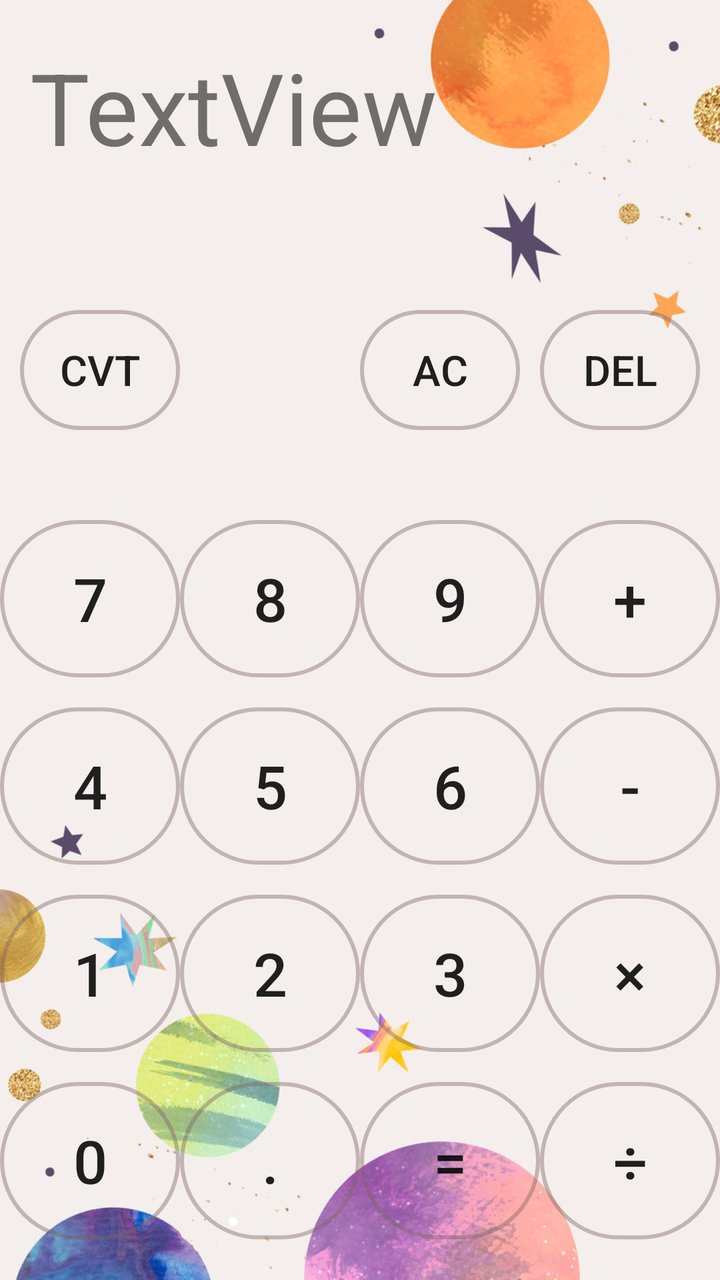
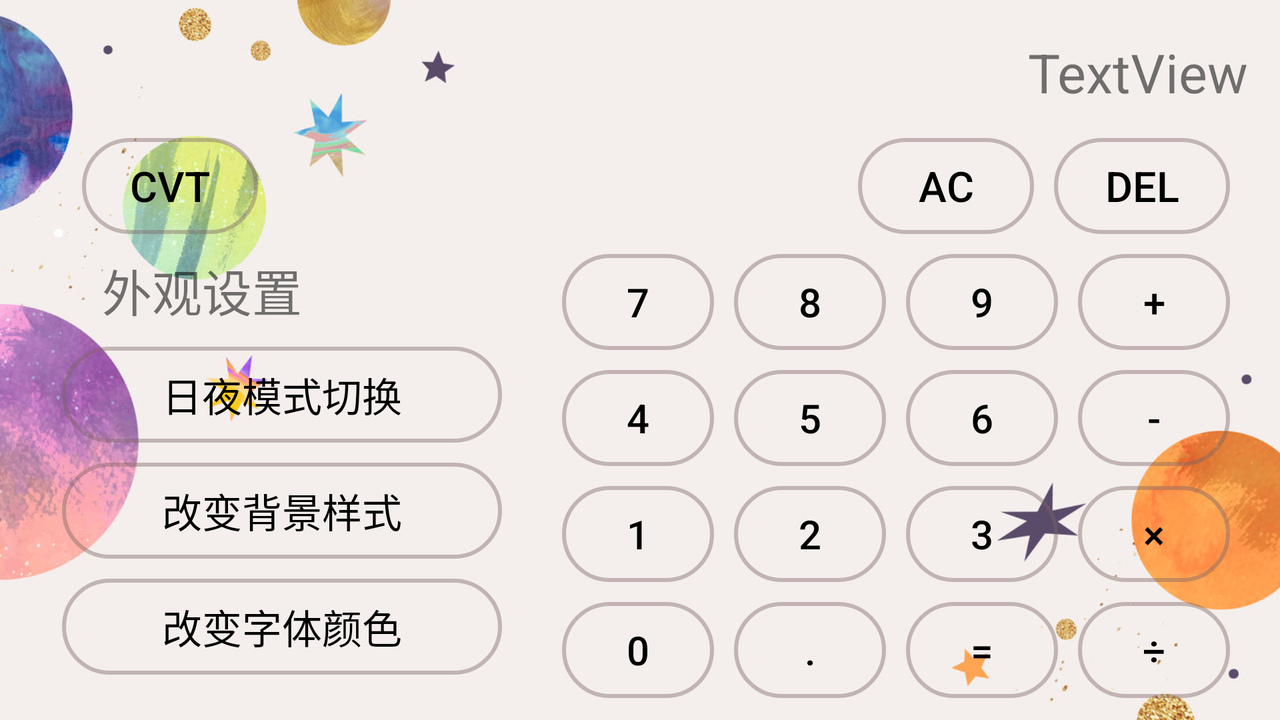

First picture: res/layout/ on a phone held upright. Second picture: the repository's own variant of that layout, on a device whose configuration matches the variant's folder. Source for both follows.
<!-- AndroidManifest.xml: application theme Theme.AppCompat.Light.DarkActionBar -->
<!-- res/layout/activity_main.xml -->
<?xml version="1.0" encoding="utf-8"?>
<androidx.constraintlayout.widget.ConstraintLayout xmlns:android="http://schemas.android.com/apk/res/android"
    xmlns:app="http://schemas.android.com/apk/res-auto"
    xmlns:tools="http://schemas.android.com/tools"
    android:layout_width="match_parent"
    android:layout_height="match_parent"
    tools:context=".MainActivity">

    <ImageView
        android:id="@+id/imageView3"
        android:layout_width="wrap_content"
        android:layout_height="wrap_content"
        app:layout_constraintStart_toStartOf="parent"
        app:layout_constraintTop_toTopOf="parent"
        app:srcCompat="@drawable/img_1" />

    <LinearLayout
        android:id="@+id/linearLayout"
        android:layout_width="360dp"
        android:layout_height="630dp"
        android:layout_marginStart="1dp"
        android:layout_marginTop="1dp"
        android:layout_marginEnd="1dp"
        android:layout_marginBottom="1dp"
        android:orientation="vertical"
        app:layout_constraintBottom_toBottomOf="parent"
        app:layout_constraintEnd_toEndOf="parent"
        app:layout_constraintStart_toStartOf="parent"
        app:layout_constraintTop_toTopOf="parent">

        <TextView
            android:id="@+id/result"
            android:layout_width="match_parent"
            android:layout_height="120dp"
            android:padding="15dp"
            android:text="TextView"
            android:textSize="50dp" />

        <LinearLayout
            android:layout_width="match_parent"
            android:layout_height="120dp"
            android:orientation="horizontal">

            <Button
                android:id="@+id/Cvt"
                android:layout_width="80dp"
                android:layout_height="60dp"
                android:layout_marginLeft="10dp"
                android:layout_marginTop="30dp"
                android:layout_marginRight="90dp"
                android:background="@drawable/new_button"
                android:onClick="Cvt"
                android:text="Cvt"
                android:textSize="21dp" />

            <Button
                android:id="@+id/AC"
                android:layout_width="80dp"
                android:layout_height="60dp"
                android:layout_marginTop="30dp"
                android:layout_marginRight="10dp"
                android:background="@drawable/new_button"
                android:text="AC"
                android:textSize="21dp" />

            <Button
                android:id="@+id/Del"
                android:layout_width="80dp"
                android:layout_height="60dp"
                android:layout_marginTop="30dp"
                android:background="@drawable/new_button"
                android:text="Del"
                android:textSize="21dp" />
        </LinearLayout>

        <LinearLayout
            android:layout_width="match_parent"
            android:layout_height="match_parent"
            android:orientation="horizontal">

            <LinearLayout
                android:layout_width="90dp"
                android:layout_height="match_parent"
                android:orientation="vertical">

                <Button
                    android:id="@+id/btn7"
                    android:layout_width="match_parent"
                    android:layout_height="78.75dp"
                    android:layout_marginTop="15dp"
                    android:background="@drawable/new_button"
                    android:text="7"
                    android:textSize="30dp" />

                <Button
                    android:id="@+id/btn4"
                    android:layout_width="match_parent"
                    android:layout_height="78.75dp"
                    android:layout_marginTop="15dp"
                    android:background="@drawable/new_button"
                    android:text="4"
                    android:textSize="30dp" />

                <Button
                    android:id="@+id/btn1"
                    android:layout_width="match_parent"
                    android:layout_height="78.75dp"
                    android:layout_marginTop="15dp"
                    android:background="@drawable/new_button"
                    android:text="1"
                    android:textSize="30dp" />

                <Button
                    android:id="@+id/btn0"
                    android:layout_width="match_parent"
                    android:layout_height="78.75dp"
                    android:layout_marginTop="15dp"
                    android:background="@drawable/new_button"
                    android:text="0"
                    android:textSize="30dp" />
            </LinearLayout>

            <LinearLayout
                android:layout_width="90dp"
                android:layout_height="match_parent"
                android:orientation="vertical">

                <Button
                    android:id="@+id/btn8"
                    android:layout_width="match_parent"
                    android:layout_height="78.75dp"
                    android:layout_marginTop="15dp"
                    android:background="@drawable/new_button"
                    android:text="8"
                    android:textSize="30dp" />

                <Button
                    android:id="@+id/btn5"
                    android:layout_width="match_parent"
                    android:layout_height="78.75dp"
                    android:layout_marginTop="15dp"
                    android:background="@drawable/new_button"
                    android:text="5"
                    android:textSize="30dp" />

                <Button
                    android:id="@+id/btn2"
                    android:layout_width="match_parent"
                    android:layout_height="78.75dp"
                    android:layout_marginTop="15dp"
                    android:background="@drawable/new_button"
                    android:text="2"
                    android:textSize="30dp" />

                <Button
                    android:id="@+id/spot"
                    android:layout_width="match_parent"
                    android:layout_height="78.75dp"
                    android:layout_marginTop="15dp"
                    android:background="@drawable/new_button"
                    android:text="."
                    android:textSize="30dp" />
            </LinearLayout>

            <LinearLayout
                android:layout_width="90dp"
                android:layout_height="match_parent"
                android:orientation="vertical">

                <Button
                    android:id="@+id/btn9"
                    android:layout_width="match_parent"
                    android:layout_height="78.75dp"
                    android:layout_marginTop="15dp"
                    android:background="@drawable/new_button"
                    android:text="9"
                    android:textSize="30dp" />

                <Button
                    android:id="@+id/btn6"
                    android:layout_width="match_parent"
                    android:layout_height="78.75dp"
                    android:layout_marginTop="15dp"
                    android:background="@drawable/new_button"
                    android:text="6"
                    android:textSize="30dp" />

                <Button
                    android:id="@+id/btn3"
                    android:layout_width="match_parent"
                    android:layout_height="78.75dp"
                    android:layout_marginTop="15dp"
                    android:background="@drawable/new_button"
                    android:text="3"
                    android:textSize="30dp" />

                <Button
                    android:id="@+id/equal"
                    android:layout_width="match_parent"
                    android:layout_height="78.75dp"
                    android:layout_marginTop="15dp"
                    android:background="@drawable/new_button"
                    android:text="="
                    android:textSize="30dp" />
            </LinearLayout>

            <LinearLayout
                android:layout_width="90dp"
                android:layout_height="match_parent"
                android:orientation="vertical">

                <Button
                    android:id="@+id/add"
                    android:layout_width="match_parent"
                    android:layout_height="78.75dp"
                    android:layout_marginTop="15dp"
                    android:background="@drawable/new_button"
                    android:text="+"
                    android:textSize="30dp" />

                <Button
                    android:id="@+id/subtract"
                    android:layout_width="match_parent"
                    android:layout_height="78.75dp"
                    android:layout_marginTop="15dp"
                    android:background="@drawable/new_button"
                    android:text="-"
                    android:textSize="30dp" />

                <Button
                    android:id="@+id/multiply"
                    android:layout_width="match_parent"
                    android:layout_height="78.75dp"
                    android:layout_marginTop="15dp"
                    android:background="@drawable/new_button"
                    android:text="×"
                    android:textSize="30dp" />

                <Button
                    android:id="@+id/divide"
                    android:layout_width="match_parent"
                    android:layout_height="78.75dp"
                    android:layout_marginTop="15dp"
                    android:background="@drawable/new_button"
                    android:text="÷"
                    android:textSize="30dp" />
            </LinearLayout>

        </LinearLayout>
    </LinearLayout>

</androidx.constraintlayout.widget.ConstraintLayout>
<!-- resources referenced by this layout -->
<resources>
  <!-- drawable img_1: png bitmap (drawable, 323702 bytes) -->
  <!-- drawable new_button (drawable) -->
  <?xml version="1.0" encoding="utf-8"?>
  <shape xmlns:tools="http://schemas.android.com/tools"
      xmlns:android="http://schemas.android.com/apk/res/android"
      tools:ignore="ExtraText">
      <stroke
          android:width="2dp"
          android:color="#6B7C6363" />
      <corners
          android:radius="500dp"/>
  </shape>
</resources>
<!-- res/layout-land/activity_main.xml (the repository's variant of the layout above) -->
<!-- drawn on the phone turned sideways -->
<?xml version="1.0" encoding="utf-8"?>
<androidx.constraintlayout.widget.ConstraintLayout xmlns:android="http://schemas.android.com/apk/res/android"
    xmlns:app="http://schemas.android.com/apk/res-auto"
    xmlns:tools="http://schemas.android.com/tools"
    android:layout_width="match_parent"
    android:layout_height="match_parent"
    tools:context=".MainActivity">

    <ImageView
        android:id="@+id/imageView_2"
        android:layout_width="wrap_content"
        android:layout_height="wrap_content"
        app:layout_constraintStart_toStartOf="parent"
        app:layout_constraintTop_toTopOf="parent"
        android:src="@drawable/img_2"/>

    <LinearLayout
        android:id="@+id/linearLayout"
        android:layout_width="638dp"
        android:layout_height="354dp"
        android:layout_marginStart="1dp"
        android:layout_marginTop="1dp"
        android:layout_marginEnd="1dp"
        android:layout_marginBottom="1dp"
        android:orientation="vertical"
        app:layout_constraintBottom_toBottomOf="parent"
        app:layout_constraintEnd_toEndOf="parent"
        app:layout_constraintStart_toStartOf="parent"
        app:layout_constraintTop_toTopOf="parent">

        <TextView
            android:id="@+id/result"
            android:layout_width="match_parent"
            android:layout_height="wrap_content"
            android:padding="15dp"
            android:gravity="center_vertical|right"
            android:text="TextView"
            android:textSize="27dp" />

        <LinearLayout
            android:layout_width="match_parent"
            android:layout_height="wrap_content"
            android:orientation="horizontal">

            <Button
                android:id="@+id/Cvt"
                android:layout_width="wrap_content"
                android:layout_height="wrap_content"
                android:layout_marginLeft="40dp"
                android:layout_marginRight="300dp"
                style="@style/style1"
                android:onClick="Cvt"
                android:text="Cvt"
                android:textSize="21dp" />

            <Button
                android:id="@+id/AC"
                android:layout_width="wrap_content"
                android:layout_height="wrap_content"
                android:layout_marginRight="10dp"
                style="@style/style1"
                android:text="AC"
                android:textSize="21dp" />

            <Button
                android:id="@+id/Del"
                android:layout_width="wrap_content"
                android:layout_height="match_parent"
                style="@style/style1"
                android:text="Del"
                android:textSize="21dp" />
        </LinearLayout>

        <LinearLayout
            android:layout_width="match_parent"
            android:layout_height="match_parent"
            android:orientation="horizontal">

            <LinearLayout
                android:layout_width="280dp"
                android:layout_height="match_parent"
                android:orientation="vertical">

                <TextView
                    android:id="@+id/textView3"
                    android:layout_width="match_parent"
                    android:layout_height="wrap_content"
                    android:layout_marginLeft="50dp"
                    android:layout_marginTop="10dp"
                    android:layout_marginRight="50dp"
                    android:text="外观设置"
                    android:textSize="25dp" />

                <Button
                    android:id="@+id/exchange"
                    style="@style/style1"
                    android:layout_width="match_parent"
                    android:layout_height="wrap_content"
                    android:layout_marginLeft="30dp"
                    android:layout_marginTop="10dp"
                    android:layout_marginRight="30dp"
                    android:text="日夜模式切换"
                    android:textSize="20dp" />

                <Button
                    android:id="@+id/back_ground"
                    android:layout_width="match_parent"
                    android:layout_height="wrap_content"
                    android:layout_marginLeft="30dp"
                    android:layout_marginTop="10dp"
                    android:layout_marginRight="30dp"
                    style="@style/style1"
                    android:onClick="back_ground"
                    android:text="改变背景样式"
                    android:textSize="20dp" />

                <Button
                    android:id="@+id/text_color"
                    android:layout_width="match_parent"
                    android:layout_height="wrap_content"
                    android:layout_marginLeft="30dp"
                    android:layout_marginTop="10dp"
                    android:layout_marginRight="30dp"
                    style="@style/style1"
                    android:text="改变字体颜色"
                    android:textSize="20dp" />
            </LinearLayout>

            <LinearLayout
                android:layout_width="wrap_content"
                android:layout_height="match_parent"
                android:orientation="vertical">

                <Button
                    android:id="@+id/btn7"
                    android:layout_width="76dp"
                    android:layout_height="wrap_content"
                    android:layout_marginTop="10dp"
                    android:layout_marginRight="10dp"
                    style="@style/style1"
                    android:text="7"
                    android:textSize="20dp" />

                <Button
                    android:id="@+id/btn4"
                    android:layout_width="76dp"
                    android:layout_height="wrap_content"
                    android:layout_marginTop="10dp"
                    style="@style/style1"
                    android:text="4"
                    android:textSize="20dp" />

                <Button
                    android:id="@+id/btn1"
                    android:layout_width="76dp"
                    android:layout_height="wrap_content"
                    android:layout_marginTop="10dp"
                    style="@style/style1"
                    android:text="1"
                    android:textSize="20dp" />

                <Button
                    android:id="@+id/btn0"
                    android:layout_width="76dp"
                    android:layout_height="wrap_content"
                    android:layout_marginTop="10dp"
                    style="@style/style1"
                    android:text="0"
                    android:textSize="20dp" />
            </LinearLayout>

            <LinearLayout
                android:layout_width="wrap_content"
                android:layout_height="match_parent"
                android:orientation="vertical">

                <Button
                    android:id="@+id/btn8"
                    android:layout_width="76dp"
                    android:layout_height="wrap_content"
                    android:layout_marginTop="10dp"
                    android:layout_marginRight="10dp"
                    style="@style/style1"
                    android:text="8"
                    android:textSize="20dp" />

                <Button
                    android:id="@+id/btn5"
                    android:layout_width="76dp"
                    android:layout_height="wrap_content"
                    android:layout_marginTop="10dp"
                    style="@style/style1"
                    android:text="5"
                    android:textSize="20dp" />

                <Button
                    android:id="@+id/btn2"
                    android:layout_width="76dp"
                    android:layout_height="wrap_content"
                    android:layout_marginTop="10dp"
                    style="@style/style1"
                    android:text="2"
                    android:textSize="20dp" />

                <Button
                    android:id="@+id/spot"
                    android:layout_width="76dp"
                    android:layout_height="wrap_content"
                    android:layout_marginTop="10dp"
                    style="@style/style1"
                    android:text="."
                    android:textSize="20dp" />
            </LinearLayout>

            <LinearLayout
                android:layout_width="wrap_content"
                android:layout_height="match_parent"
                android:orientation="vertical">

                <Button
                    android:id="@+id/btn9"
                    android:layout_width="76dp"
                    android:layout_height="wrap_content"
                    android:layout_marginTop="10dp"
                    android:layout_marginRight="10dp"
                    style="@style/style1"
                    android:text="9"
                    android:textSize="20dp" />

                <Button
                    android:id="@+id/btn6"
                    android:layout_width="76dp"
                    android:layout_height="wrap_content"
                    android:layout_marginTop="10dp"
                    style="@style/style1"
                    android:text="6"
                    android:textSize="20dp" />

                <Button
                    android:id="@+id/btn3"
                    android:layout_width="76dp"
                    android:layout_height="wrap_content"
                    android:layout_marginTop="10dp"
                    style="@style/style1"
                    android:text="3"
                    android:textSize="20dp" />

                <Button
                    android:id="@+id/equal"
                    android:layout_width="76dp"
                    android:layout_height="wrap_content"
                    android:layout_marginTop="10dp"
                    style="@style/style1"
                    android:text="="
                    android:textSize="20dp" />
            </LinearLayout>

            <LinearLayout
                android:layout_width="90dp"
                android:layout_height="match_parent"
                android:orientation="vertical">

                <Button
                    android:id="@+id/add"
                    android:layout_width="76dp"
                    android:layout_height="wrap_content"
                    android:layout_marginTop="10dp"
                    style="@style/style1"
                    android:text="+"
                    android:textSize="20dp" />

                <Button
                    android:id="@+id/subtract"
                    android:layout_width="76dp"
                    android:layout_height="wrap_content"
                    android:layout_marginTop="10dp"
                    style="@style/style1"
                    android:text="-"
                    android:textSize="20dp" />

                <Button
                    android:id="@+id/multiply"
                    android:layout_width="76dp"
                    android:layout_height="wrap_content"
                    android:layout_marginTop="10dp"
                    style="@style/style1"
                    android:text="×"
                    android:textSize="20dp" />

                <Button
                    android:id="@+id/divide"
                    android:layout_width="76dp"
                    android:layout_height="wrap_content"
                    android:layout_marginTop="10dp"
                    style="@style/style1"
                    android:text="÷"
                    android:textSize="20dp" />
            </LinearLayout>

        </LinearLayout>
    </LinearLayout>

</androidx.constraintlayout.widget.ConstraintLayout>
<!-- resources referenced by the variant -->
<!-- as the phone turned sideways resolves them -->
<resources>
  <!-- drawable img_2: png bitmap (drawable, 303338 bytes) -->
  <style name="style1" parent="Widget.AppCompat.Button">
          <item name="android:background">@drawable/new_button1</item>
          <item name="android:textColor">@color/black</item>
      </style>
  <!-- drawable new_button1 (drawable) -->
  <?xml version="1.0" encoding="utf-8"?>
  <selector xmlns:android="http://schemas.android.com/apk/res/android">
      <item android:state_pressed="true">
          <shape>
              <solid android:color="#6B7C6363"/> 
              <corners android:radius="500dip"/> 
              <stroke android:width="2dip" android:color="#6B7C6363"/> 
          </shape>
      </item>
      <item>
          <shape>
              <solid android:color="#00000000"/> 
              <corners android:radius="500dip"/> 
              <stroke android:width="2dip" android:color="#6B7C6363"/> 
          </shape>
      </item>
  </selector>
  <color name="black">#FF000000</color>
</resources>
